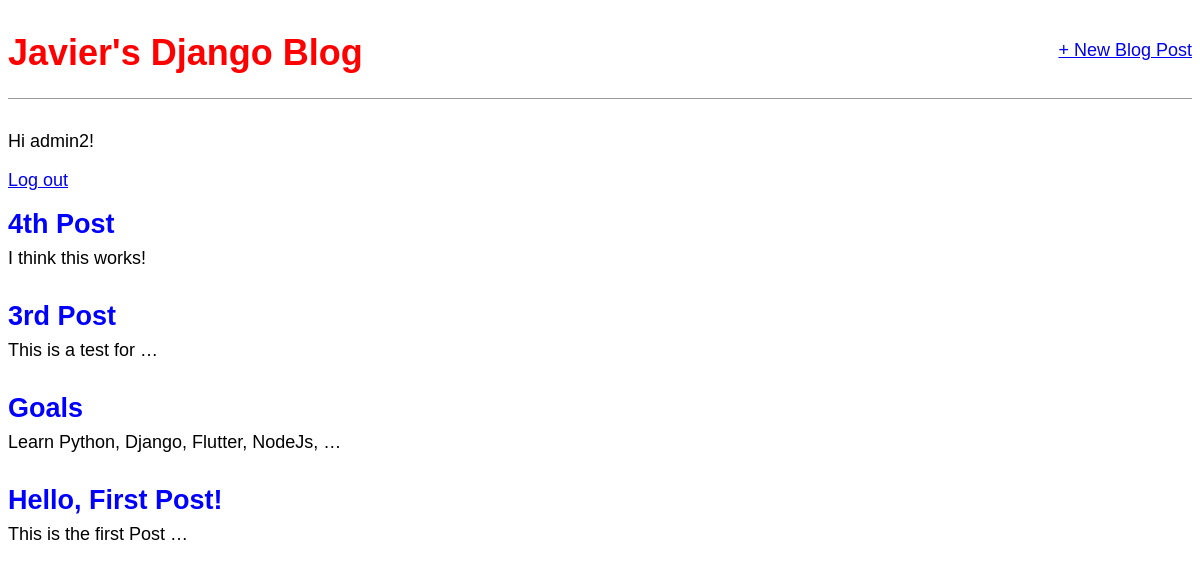
Screenshot of / (signed in) with the database file from the repository.
### blog/models.py (models this page shows, shortened)
class Post(models.Model):
    title = models.CharField(max_length=200)
    author = models.ForeignKey(User, on_delete=models.CASCADE)
    body = models.TextField()

### blog/views.py (the view)
# urls.py: path('', BlogListView.as_view(), name='home'),
class BlogListView(ListView):
    model = Post
    template_name = 'home.html'

### templates/home.html
{% extends 'base.html' %}
{% block content %}
    {% for post in object_list reversed %}
    <div class="post-entry">
        <h2><a href="{% url 'post_detail' post.pk %}">{{ post.title }}</a></h2>
        <p>{{ post.body|truncatewords:5}}</p>
    </div>
    {% endfor %}
{% endblock content %}

### templates/base.html (shortened to what this page needs)
{% load static %}
<html>
    <head>
        <link href="{% static 'css/base.css' %}" rel="stylesheet">
    </head>
    <body>
        <div>
            <header>
                <div class="nav-left">
                    <h1><a href="{% url 'home' %}">Javier's Django Blog</a></h1>
                </div>
                <div class="nav-right">
                    <a href="{% url 'post_new' %}">+ New Blog Post</a>
                </div>
            </header>
            {% if user.is_authenticated %}
                <p>Hi {{ user.username }}!</p>
                <p><a href="{% url 'logout' %}">Log out</a></p>
            {% else %}
                <p>You are not logged in.</p>
                <a href="{% url 'login' %}">Log In</a>
            {% endif %}
            {% block content %}
            {% endblock content %}
        </div>
    </body>
</html>

### static/css/base.css (style rules this page uses)
body { font-family: 'Source Sans Pro', sans-serif; font-size: 18px; }
header { border-bottom: 1px solid #999; margin-bottom: 2rem; display: flex; }
header h1 a { color: red; text-decoration: none; }
.nav-left { margin-right: auto; }
.nav-right { display: flex; padding-top: 2rem; }
.post-entry { margin-bottom: 2rem; }
.post-entry h2 { margin: 0.5rem 0; }
.post-entry h2 a, .post-entry h2 a:visited { color: blue; text-decoration: none; }
.post-entry p { margin: 0; font-weight: 400; }

### rows the page displays
Post: title "4th Post", body "I think this works!"
Post: title "3rd Post", body "This is a test for …"
Post: title "Goals", body "Learn Python, Django, Flutter, NodeJs, …"
Post: title "Hello, First Post!", body "This is the first Post …"

### other values shown
{{ user.username }} "admin2"
